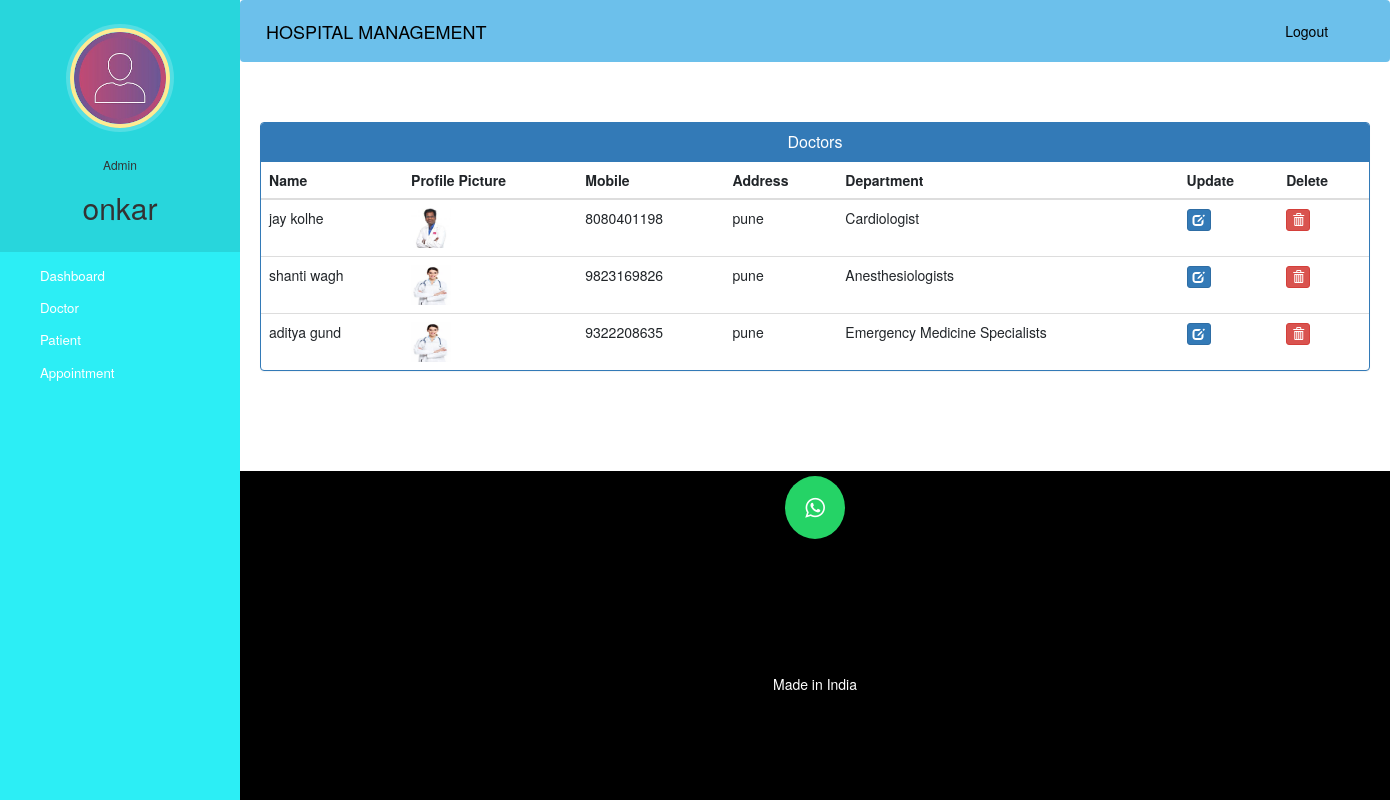
The app's page /admin-view-doctor (signed in) with its own data.
### hospital/models.py (models this page shows, shortened)
class Doctor(models.Model):
    user=models.OneToOneField(User,on_delete=models.CASCADE)
    profile_pic=models.ImageField(upload_to='profile_pic/DoctorProfilePic/',null=True,blank=True)#null is use for when we not give any image save default blank we can remain it blank
    address = models.CharField(max_length=40)
    mobile = models.CharField(max_length=20,null=True)
    department= models.CharField(max_length=50,choices=departments,default='Cardiologist')
    status=models.BooleanField(default=False)
    @property
    def get_name(self):
        return self.user.first_name+" "+self.user.last_name

### hospital/views.py (the view)
# urls.py: path('admin-view-doctor', views.admin_view_doctor_view,name='admin-view-doctor'),
@login_required(login_url='adminlogin')
@user_passes_test(is_admin)
def admin_view_doctor_view(request):
    doctors=models.Doctor.objects.all().filter(status=True)
    return render(request,'hospital/admin_view_doctor.html',{'doctors':doctors})

### hospital/views.py (called while the page is built)
def is_admin(user):
    return user.groups.filter(name='ADMIN').exists()

### templates/hospital/admin_view_doctor.html (shortened to what this page needs)
{% extends 'hospital/admin_base.html' %}
{% block content %}
{%load static%}
<head>
  <link href="//netdna.bootstrapcdn.com/bootstrap/3.0.0/css/bootstrap.min.css" rel="stylesheet" id="bootstrap-css">
</head>
<div class="container">
  <div class="panel panel-primary">
    <div class="panel-heading">
      <h6 class="panel-title">Doctors</h6>
    </div>
    <table class="table table-hover" id="dev-table">
      <thead>
        <tr>
          <th>Name</th>
          <th>Profile Picture</th>
          <th>Mobile</th>
          <th>Address</th>
          <th>Department</th>
          <th>Update</th>
          <th>Delete</th>
        </tr>
      </thead>
      {% for d in doctors %}
      <tr>
        <td> {{d.get_name}}</td>
        <td> <img src="{% static d.profile_pic.url %}" alt="Profile Pic" height="40px" width="40px" /></td>
        <td>{{d.mobile}}</td>
        <td>{{d.address}}</td>
        <td>{{d.department}}</td>
        <td><a class="btn btn-primary btn-xs" href="{% url 'update-doctor' d.id  %}"><span class="glyphicon glyphicon-edit"></span></a></td>
        <td><a class="btn btn-danger btn-xs" href="{% url 'delete-doctor-from-hospital' d.id  %}"><span class="glyphicon glyphicon-trash"></span></a></td>
      </tr>
      {% endfor %}
    </table>
  </div>
</div>
{% endblock content %}

### templates/hospital/admin_base.html (shortened to what this page needs)
<!DOCTYPE html>
{% load static %}
<html lang="en">
<head>
  <link rel="stylesheet" href="https://stackpath.bootstrapcdn.com/bootstrap/4.3.1/css/bootstrap.min.css">
  <link rel="stylesheet" href="https://maxcdn.bootstrapcdn.com/font-awesome/4.7.0/css/font-awesome.min.css">
  <link rel="stylesheet" href="{% static '/style.css' %}">
</head>
<body>
  <nav class="menu" tabindex="0">
    <header class="avatar">
      <img src="{% static "images/adminpropic.png" %}" />
      <br><br>
      <h6>Admin</h6>
      <h2>{{request.user.first_name}}</h2>
    </header>
    <ul>
      <li tabindex="0" class="icon-dashboard"> <a style="color:white; text-decoration:none;" href="/admin-dashboard"><span>Dashboard</span></a> </li>
      <li tabindex="0" class="icon-customers"> <a style="color:white; text-decoration:none;" href="/admin-doctor"><span>Doctor</span></a></li>
      <li tabindex="0" class="icon-users"> <a style="color:white; text-decoration:none;" href="/admin-patient"><span>Patient</span></a></li>
      <li tabindex="0" class="icon-calendar"> <a style="color:white; text-decoration:none;" href="/admin-appointment"><span>Appointment</span></a></li>
    </ul>
  </nav>
  <main>
    <div class="bs-example">
      <nav class="navbar navbar-expand-md  navbar-dark fixed-top" style="background:#6cc0eb;;">
        <a href="/admin-dashboard" class="navbar-brand" style = "color : black">HOSPITAL MANAGEMENT</a>
        <div class="collapse navbar-collapse justify-content-between" id="navbarCollapse">
          <div class="navbar-nav" style=" margin-left: 90%;">
            <a href="/logout" class="nav-item nav-link" style = "color : black">Logout</a>
          </div>
        </div>
      </nav>
    </div>
    <br><br>
    {% block content %}
    {% endblock content %}
    <br><br><br><br>
    <footer>
      <p>
        <a id="ftr" href="https://api.whatsapp.com/send?phone=918766046082&text=Hello%20Shashank.%0d%0aHow%20are%20you%20%3f%0d%0aI%20came%20from%20your%20website.&source=&data=#" class="fa fa-whatsapp"></a>
      </p>
      <br>
      <div class="container">
        <div class="row">
          <div class="col-md-12 col-sm-12">
            <div style="color:#ffffff;" class="wow fadeInUp footer-copyright">
              <p>Made in India <br></p>
            </div>
          </div>
        </div>
      </div>
    </footer>
  </main>
</body>
</html>

### static/style.css (style rules this page uses)
body { padding-left: 240px; }
main { position: relative; height: 100vh; }
.menu { background: #5bc995; height: 100vh; width: 240px; position: fixed; top: 0px; left: 0; z-index: 5; outline: none; }
.menu .avatar { background: rgba(0, 0, 0, 0.1); padding: 2em 0.5em; text-align: center; }
.menu .avatar img { width: 100px; border-radius: 50%; overflow: hidden; border: 4px solid #ffea92; box-shadow: 0 0 0 4px rgba(255, 255, 255, 0.2); }
.menu .avatar h2 { font-weight: normal; margin-bottom: 0; }
.menu ul { list-style: none; padding: 0.5em 0; margin: 0; }
.menu ul li { padding: 0.5em 1em 0.5em 3em; font-size: 0.95em; font-weight: regular; background-repeat: no-repeat; background-position: left 15px center; background-size: auto 20px; transition: all 0.15s linear; cursor: pointer; }
.menu ul li.icon-dashboard { background-image: url("http://www.entypo.com/images//gauge.svg"); }
.menu ul li.icon-customers { background-image: url("http://www.entypo.com/images//briefcase.svg"); }
.menu ul li.icon-users { background-image: url("http://www.entypo.com/images//users.svg"); }
.menu ul li.icon-calendar { background-image: url("http://www.entypo.com/images//calendar.svg"); }

### templates/hospital/admin_base.html (style rules this page uses)
a:link { text-decoration: none; }
a { color: white; }
footer { padding: 0px 0px 0px 0px; background-color: black; margin: 0px; }
#ftr { padding: 20px; }
.fa { font-size: 23px; width: 60px; text-align: center; text-decoration: none; margin: 5px 2px; border-radius: 50%; }
.fa-whatsapp { background: #25d366; color: white; }
p { text-align: center; }
body { padding-left: 240px; }
main { position: relative; height: 100vh; }
.menu { background: #2ceef5; height: 100vh; width: 240px; position: fixed; top: 0px; left: 0; z-index: 5; outline: none; }
.menu .avatar { background: rgba(0, 0, 0, 0.1); padding: 2em 0.5em; text-align: center; }
.menu .avatar img { width: 100px; border-radius: 50%; overflow: hidden; border: 4px solid #ffea92; box-shadow: 0 0 0 4px rgba(255, 255, 255, 0.2); }
.menu .avatar h2 { font-weight: normal; margin-bottom: 0; }
.menu ul { list-style: none; padding: 0.5em 0; margin: 0; }
.menu ul li { padding: 0.5em 1em 0.5em 3em; font-size: 0.95em; font-weight: regular; background-repeat: no-repeat; background-position: left 15px center; background-size: auto 20px; transition: all 0.15s linear; cursor: pointer; }
.menu ul li.icon-dashboard { background-image: url("http://www.entypo.com/images//gauge.svg"); }
.menu ul li.icon-customers { background-image: url("http://www.entypo.com/images//briefcase.svg"); }
.menu ul li.icon-users { background-image: url("http://www.entypo.com/images//users.svg"); }
.menu ul li.icon-calendar { background-image: url("http://www.entypo.com/images//calendar.svg"); }

### templates/hospital/admin_view_doctor.html (style rules this page uses)
a:link { text-decoration: none; }
h6 { text-align: center; }
.row { margin: 100px; }

### records on screen
Doctor: get_name "jay kolhe", profile_pic (picture), mobile "8080401198", address "pune", department "Cardiologist"
Doctor: get_name "shanti wagh", profile_pic (picture), mobile "9823169826", address "pune", department "Anesthesiologists"
Doctor: get_name "aditya gund", profile_pic (picture), mobile "9322208635", address "pune", department "Emergency Medicine Specialists"

### other values on screen
{{ request.user.first_name }} "onkar"
